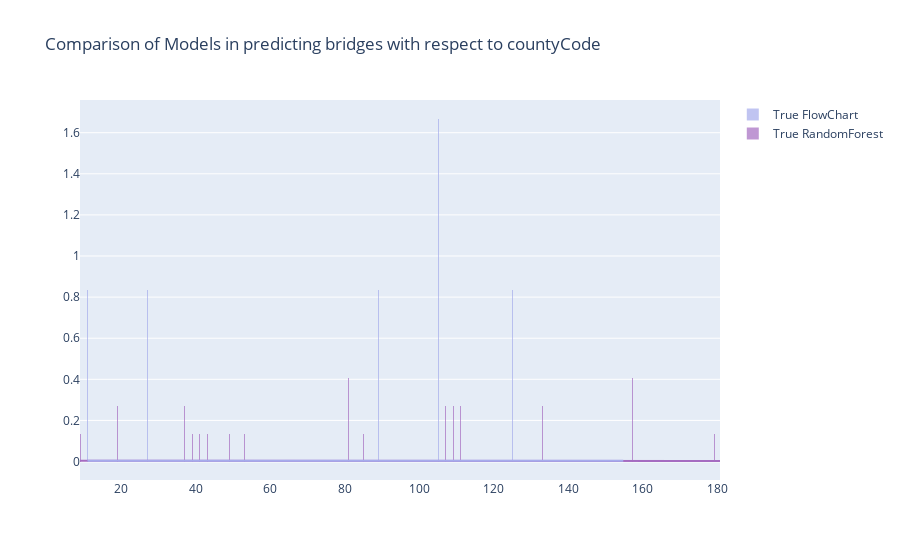

The cell this chart's notebook holds for it:
### Markdown cell above
## Comparison of models with respect to county Code

### Code cell
attribute = 'countyCode'
x1 = randomForest[attribute]
x2 = flowChart[attribute]
hist_data = [x1, x2]

group_labels = ['True RandomForest', 'True FlowChart']
colors = ['#A56CC1', '#A6ACEC']

# Create distplot with curve_type set to 'normal'
fig = ff.create_distplot(hist_data, group_labels, colors=colors,
                         bin_size=.2, show_rug=False)

# Add title
text = 'Comparison of Models in predicting bridges with respect to '+attribute
fig.update_layout(title_text=text)
fig.show()

### Figure 1 — Plotly figure (JSON) as saved in the notebook; plotly's stock layout.template omitted (floating-point values rounded to 4 significant figures; data arrays with more than 128 entries replaced by an {"elided": "..."} marker saying what was removed)
{"data": [{"autobinx": false, "histnorm": "probability density", "legendgroup": "True RandomForest", "marker": {"color": "#A56CC1"}, "name": "True RandomForest", "opacity": 0.7, "type": "histogram", "x": [9, 19, 19, 21, 25, 25, 37, 37, 39, 43, 47, 49, 81, 81, 81, 95, 95, 95, 107, 107, 109, 109, 133, 133, 147, 147, 157, 157, 157, 165, 111, 85, 179, 111, 41, 181, 53, 55], "xaxis": "x", "xbins": {"end": 181, "size": 0.2, "start": 9}, "yaxis": "y"}, {"autobinx": false, "histnorm": "probability density", "legendgroup": "True FlowChart", "marker": {"color": "#A6ACEC"}, "name": "True FlowChart", "opacity": 0.7, "type": "histogram", "x": [11, 27, 89, 125, 105, 105, 155], "xaxis": "x", "xbins": {"end": 155, "size": 0.2, "start": 11}, "yaxis": "y"}, {"legendgroup": "True RandomForest", "marker": {"color": "#A56CC1"}, "mode": "lines", "name": "True RandomForest", "showlegend": false, "type": "scatter", "x": {"elided": "500 float values"}, "xaxis": "x", "y": {"elided": "500 float values"}, "yaxis": "y"}, {"legendgroup": "True FlowChart", "marker": {"color": "#A6ACEC"}, "mode": "lines", "name": "True FlowChart", "showlegend": false, "type": "scatter", "x": {"elided": "500 float values"}, "xaxis": "x", "y": {"elided": "500 float values"}, "yaxis": "y"}], "layout": {"barmode": "overlay", "hovermode": "closest", "legend": {"traceorder": "reversed"}, "title": {"text": "Comparison of Models in predicting bridges with respect to countyCode"}, "xaxis": {"anchor": "y2", "domain": [0, 1], "zeroline": false}, "yaxis": {"anchor": "free", "domain": [0, 1], "position": 0}}}
